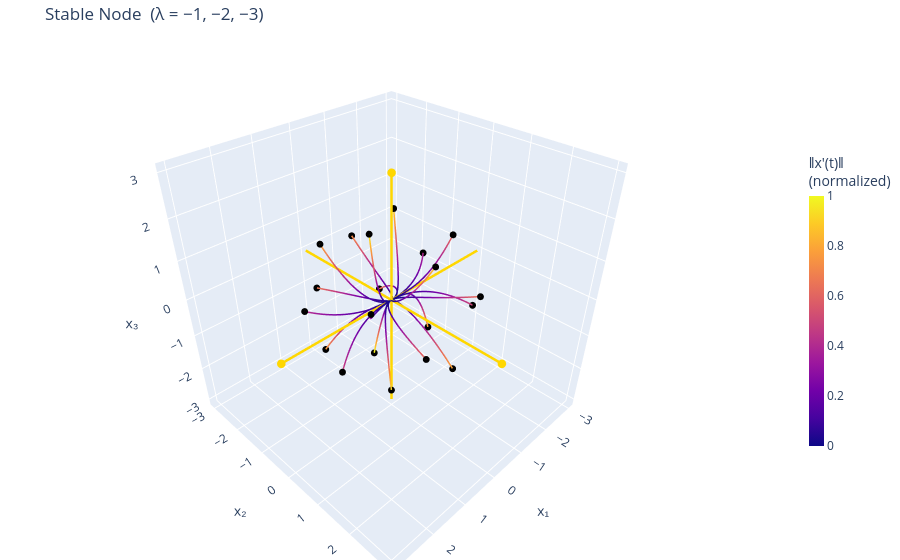

This figure's notebook cell:
### Markdown cell above
---
## 2 · Demo gallery

One figure per matrix type, each with multiple initial conditions.

### Code cell
# Stable node — λ = −1, −2, −3
A = MATRICES['stable_node']
_, eigen_info = analyze(A)
trajectories = integrate_many(A, sphere_ics(n=20, r=2.0), t_span=(0, 6))
color_values = compute_color_values_many(A, trajectories)

plot_phase_portrait(
    trajectories, eigen_info, color_values,
    title=TITLES['stable_node'],
).show()

### Figure 1 — Plotly figure (JSON) as saved in the notebook; plotly's stock layout.template omitted (floating-point values rounded to 4 significant figures; data arrays with more than 128 entries replaced by an {"elided": "..."} marker saying what was removed)
{"data": [{"line": {"cmax": 1, "cmin": 0, "color": {"elided": "500 float values"}, "colorbar": {"len": 0.6, "thickness": 15, "title": {"text": "‖x′(t)‖<br>(normalized)"}}, "colorscale": [[0, "#0d0887"], [0.1111, "#46039f"], [0.2222, "#7201a8"], [0.3333, "#9c179e"], [0.4444, "#bd3786"], [0.5556, "#d8576b"], [0.6667, "#ed7953"], [0.7778, "#fb9f3a"], [0.8889, "#fdca26"], [1, "#f0f921"]], "width": 3}, "mode": "lines", "showlegend": false, "type": "scatter3d", "x": {"elided": "500 float values"}, "y": {"elided": "500 float values"}, "z": {"elided": "500 float values"}}, {"marker": {"color": "black", "size": 4}, "mode": "markers", "showlegend": false, "type": "scatter3d", "x": [0.6245], "y": [0], "z": [1.9]}, {"line": {"cmax": 1, "cmin": 0, "color": {"elided": "500 float values"}, "colorscale": [[0, "#0d0887"], [0.1111, "#46039f"], [0.2222, "#7201a8"], [0.3333, "#9c179e"], [0.4444, "#bd3786"], [0.5556, "#d8576b"], [0.6667, "#ed7953"], [0.7778, "#fb9f3a"], [0.8889, "#fdca26"], [1, "#f0f921"]], "width": 3}, "mode": "lines", "showlegend": false, "type": "scatter3d", "x": {"elided": "500 float values"}, "y": {"elided": "500 float values"}, "z": {"elided": "500 float values"}}, {"marker": {"color": "black", "size": 4}, "mode": "markers", "showlegend": false, "type": "scatter3d", "x": [-0.7769], "y": [-0.7117], "z": [1.7]}, {"line": {"cmax": 1, "cmin": 0, "color": {"elided": "500 float values"}, "colorscale": [[0, "#0d0887"], [0.1111, "#46039f"], [0.2222, "#7201a8"], [0.3333, "#9c179e"], [0.4444, "#bd3786"], [0.5556, "#d8576b"], [0.6667, "#ed7953"], [0.7778, "#fb9f3a"], [0.8889, "#fdca26"], [1, "#f0f921"]], "width": 3}, "mode": "lines", "showlegend": false, "type": "scatter3d", "x": {"elided": "500 float values"}, "y": {"elided": "500 float values"}, "z": {"elided": "500 float values"}}, {"marker": {"color": "black", "size": 4}, "mode": "markers", "showlegend": false, "type": "scatter3d", "x": [0.1157], "y": [1.318], "z": [1.5]}, {"line": {"cmax": 1, "cmin": 0, "color": {"elided": "500 float values"}, "colorscale": [[0, "#0d0887"], [0.1111, "#46039f"], [0.2222, "#7201a8"], [0.3333, "#9c179e"], [0.4444, "#bd3786"], [0.5556, "#d8576b"], [0.6667, "#ed7953"], [0.7778, "#fb9f3a"], [0.8889, "#fdca26"], [1, "#f0f921"]], "width": 3}, "mode": "lines", "showlegend": false, "type": "scatter3d", "x": {"elided": "500 float values"}, "y": {"elided": "500 float values"}, "z": {"elided": "500 float values"}}, {"marker": {"color": "black", "size": 4}, "mode": "markers", "showlegend": false, "type": "scatter3d", "x": [0.9247], "y": [-1.206], "z": [1.3]}, {"line": {"cmax": 1, "cmin": 0, "color": {"elided": "500 float values"}, "colorscale": [[0, "#0d0887"], [0.1111, "#46039f"], [0.2222, "#7201a8"], [0.3333, "#9c179e"], [0.4444, "#bd3786"], [0.5556, "#d8576b"], [0.6667, "#ed7953"], [0.7778, "#fb9f3a"], [0.8889, "#fdca26"], [1, "#f0f921"]], "width": 3}, "mode": "lines", "showlegend": false, "type": "scatter3d", "x": {"elided": "500 float values"}, "y": {"elided": "500 float values"}, "z": {"elided": "500 float values"}}, {"marker": {"color": "black", "size": 4}, "mode": "markers", "showlegend": false, "type": "scatter3d", "x": [-1.645], "y": [0.2909], "z": [1.1]}, {"line": {"cmax": 1, "cmin": 0, "color": {"elided": "500 float values"}, "colorscale": [[0, "#0d0887"], [0.1111, "#46039f"], [0.2222, "#7201a8"], [0.3333, "#9c179e"], [0.4444, "#bd3786"], [0.5556, "#d8576b"], [0.6667, "#ed7953"], [0.7778, "#fb9f3a"], [0.8889, "#fdca26"], [1, "#f0f921"]], "width": 3}, "mode": "lines", "showlegend": false, "type": "scatter3d", "x": {"elided": "500 float values"}, "y": {"elided": "500 float values"}, "z": {"elided": "500 float values"}}, {"marker": {"color": "black", "size": 4}, "mode": "markers", "showlegend": false, "type": "scatter3d", "x": [1.507], "y": [0.9586], "z": [0.9]}, {"line": {"cmax": 1, "cmin": 0, "color": {"elided": "500 float values"}, "colorscale": [[0, "#0d0887"], [0.1111, "#46039f"], [0.2222, "#7201a8"], [0.3333, "#9c179e"], [0.4444, "#bd3786"], [0.5556, "#d8576b"], [0.6667, "#ed7953"], [0.7778, "#fb9f3a"], [0.8889, "#fdca26"], [1, "#f0f921"]], "width": 3}, "mode": "lines", "showlegend": false, "type": "scatter3d", "x": {"elided": "500 float values"}, "y": {"elided": "500 float values"}, "z": {"elided": "500 float values"}}, {"marker": {"color": "black", "size": 4}, "mode": "markers", "showlegend": false, "type": "scatter3d", "x": [-0.4864], "y": [-1.809], "z": [0.7]}, {"line": {"cmax": 1, "cmin": 0, "color": {"elided": "500 float values"}, "colorscale": [[0, "#0d0887"], [0.1111, "#46039f"], [0.2222, "#7201a8"], [0.3333, "#9c179e"], [0.4444, "#bd3786"], [0.5556, "#d8576b"], [0.6667, "#ed7953"], [0.7778, "#fb9f3a"], [0.8889, "#fdca26"], [1, "#f0f921"]], "width": 3}, "mode": "lines", "showlegend": false, "type": "scatter3d", "x": {"elided": "500 float values"}, "y": {"elided": "500 float values"}, "z": {"elided": "500 float values"}}, {"marker": {"color": "black", "size": 4}, "mode": "markers", "showlegend": false, "type": "scatter3d", "x": [-0.8925], "y": [1.719], "z": [0.5]}, {"line": {"cmax": 1, "cmin": 0, "color": {"elided": "500 float values"}, "colorscale": [[0, "#0d0887"], [0.1111, "#46039f"], [0.2222, "#7201a8"], [0.3333, "#9c179e"], [0.4444, "#bd3786"], [0.5556, "#d8576b"], [0.6667, "#ed7953"], [0.7778, "#fb9f3a"], [0.8889, "#fdca26"], [1, "#f0f921"]], "width": 3}, "mode": "lines", "showlegend": false, "type": "scatter3d", "x": {"elided": "500 float values"}, "y": {"elided": "500 float values"}, "z": {"elided": "500 float values"}}, {"marker": {"color": "black", "size": 4}, "mode": "markers", "showlegend": false, "type": "scatter3d", "x": [1.857], "y": [-0.6783], "z": [0.3]}, {"line": {"cmax": 1, "cmin": 0, "color": {"elided": "500 float values"}, "colorscale": [[0, "#0d0887"], [0.1111, "#46039f"], [0.2222, "#7201a8"], [0.3333, "#9c179e"], [0.4444, "#bd3786"], [0.5556, "#d8576b"], [0.6667, "#ed7953"], [0.7778, "#fb9f3a"], [0.8889, "#fdca26"], [1, "#f0f921"]], "width": 3}, "mode": "lines", "showlegend": false, "type": "scatter3d", "x": {"elided": "500 float values"}, "y": {"elided": "500 float values"}, "z": {"elided": "500 float values"}}, {"marker": {"color": "black", "size": 4}, "mode": "markers", "showlegend": false, "type": "scatter3d", "x": [-1.846], "y": [-0.7622], "z": [0.1]}, {"line": {"cmax": 1, "cmin": 0, "color": {"elided": "500 float values"}, "colorscale": [[0, "#0d0887"], [0.1111, "#46039f"], [0.2222, "#7201a8"], [0.3333, "#9c179e"], [0.4444, "#bd3786"], [0.5556, "#d8576b"], [0.6667, "#ed7953"], [0.7778, "#fb9f3a"], [0.8889, "#fdca26"], [1, "#f0f921"]], "width": 3}, "mode": "lines", "showlegend": false, "type": "scatter3d", "x": {"elided": "500 float values"}, "y": {"elided": "500 float values"}, "z": {"elided": "500 float values"}}, {"marker": {"color": "black", "size": 4}, "mode": "markers", "showlegend": false, "type": "scatter3d", "x": [0.8466], "y": [1.809], "z": [-0.1]}, {"line": {"cmax": 1, "cmin": 0, "color": {"elided": "500 float values"}, "colorscale": [[0, "#0d0887"], [0.1111, "#46039f"], [0.2222, "#7201a8"], [0.3333, "#9c179e"], [0.4444, "#bd3786"], [0.5556, "#d8576b"], [0.6667, "#ed7953"], [0.7778, "#fb9f3a"], [0.8889, "#fdca26"], [1, "#f0f921"]], "width": 3}, "mode": "lines", "showlegend": false, "type": "scatter3d", "x": {"elided": "500 float values"}, "y": {"elided": "500 float values"}, "z": {"elided": "500 float values"}}, {"marker": {"color": "black", "size": 4}, "mode": "markers", "showlegend": false, "type": "scatter3d", "x": [0.5918], "y": [-1.887], "z": [-0.3]}, {"line": {"cmax": 1, "cmin": 0, "color": {"elided": "500 float values"}, "colorscale": [[0, "#0d0887"], [0.1111, "#46039f"], [0.2222, "#7201a8"], [0.3333, "#9c179e"], [0.4444, "#bd3786"], [0.5556, "#d8576b"], [0.6667, "#ed7953"], [0.7778, "#fb9f3a"], [0.8889, "#fdca26"], [1, "#f0f921"]], "width": 3}, "mode": "lines", "showlegend": false, "type": "scatter3d", "x": {"elided": "500 float values"}, "y": {"elided": "500 float values"}, "z": {"elided": "500 float values"}}, {"marker": {"color": "black", "size": 4}, "mode": "markers", "showlegend": false, "type": "scatter3d", "x": [-1.675], "y": [0.971], "z": [-0.5]}, {"line": {"cmax": 1, "cmin": 0, "color": {"elided": "500 float values"}, "colorscale": [[0, "#0d0887"], [0.1111, "#46039f"], [0.2222, "#7201a8"], [0.3333, "#9c179e"], [0.4444, "#bd3786"], [0.5556, "#d8576b"], [0.6667, "#ed7953"], [0.7778, "#fb9f3a"], [0.8889, "#fdca26"], [1, "#f0f921"]], "width": 3}, "mode": "lines", "showlegend": false, "type": "scatter3d", "x": {"elided": "500 float values"}, "y": {"elided": "500 float values"}, "z": {"elided": "500 float values"}}, {"marker": {"color": "black", "size": 4}, "mode": "markers", "showlegend": false, "type": "scatter3d", "x": [1.83], "y": [0.4023], "z": [-0.7]}, {"line": {"cmax": 1, "cmin": 0, "color": {"elided": "500 float values"}, "colorscale": [[0, "#0d0887"], [0.1111, "#46039f"], [0.2222, "#7201a8"], [0.3333, "#9c179e"], [0.4444, "#bd3786"], [0.5556, "#d8576b"], [0.6667, "#ed7953"], [0.7778, "#fb9f3a"], [0.8889, "#fdca26"], [1, "#f0f921"]], "width": 3}, "mode": "lines", "showlegend": false, "type": "scatter3d", "x": {"elided": "500 float values"}, "y": {"elided": "500 float values"}, "z": {"elided": "500 float values"}}, {"marker": {"color": "black", "size": 4}, "mode": "markers", "showlegend": false, "type": "scatter3d", "x": [-1.027], "y": [-1.461], "z": [-0.9]}, {"line": {"cmax": 1, "cmin": 0, "color": {"elided": "500 float values"}, "colorscale": [[0, "#0d0887"], [0.1111, "#46039f"], [0.2222, "#7201a8"], [0.3333, "#9c179e"], [0.4444, "#bd3786"], [0.5556, "#d8576b"], [0.6667, "#ed7953"], [0.7778, "#fb9f3a"], [0.8889, "#fdca26"], [1, "#f0f921"]], "width": 3}, "mode": "lines", "showlegend": false, "type": "scatter3d", "x": {"elided": "500 float values"}, "y": {"elided": "500 float values"}, "z": {"elided": "500 float values"}}, {"marker": {"color": "black", "size": 4}, "mode": "markers", "showlegend": false, "type": "scatter3d", "x": [-0.2147], "y": [1.656], "z": [-1.1]}, {"line": {"cmax": 1, "cmin": 0, "color": {"elided": "500 float values"}, "colorscale": [[0, "#0d0887"], [0.1111, "#46039f"], [0.2222, "#7201a8"], [0.3333, "#9c179e"], [0.4444, "#bd3786"], [0.5556, "#d8576b"], [0.6667, "#ed7953"], [0.7778, "#fb9f3a"], [0.8889, "#fdca26"], [1, "#f0f921"]], "width": 3}, "mode": "lines", "showlegend": false, "type": "scatter3d", "x": {"elided": "500 float values"}, "y": {"elided": "500 float values"}, "z": {"elided": "500 float values"}}, {"marker": {"color": "black", "size": 4}, "mode": "markers", "showlegend": false, "type": "scatter3d", "x": [1.162], "y": [-0.9795], "z": [-1.3]}, {"line": {"cmax": 1, "cmin": 0, "color": {"elided": "500 float values"}, "colorscale": [[0, "#0d0887"], [0.1111, "#46039f"], [0.2222, "#7201a8"], [0.3333, "#9c179e"], [0.4444, "#bd3786"], [0.5556, "#d8576b"], [0.6667, "#ed7953"], [0.7778, "#fb9f3a"], [0.8889, "#fdca26"], [1, "#f0f921"]], "width": 3}, "mode": "lines", "showlegend": false, "type": "scatter3d", "x": {"elided": "500 float values"}, "y": {"elided": "500 float values"}, "z": {"elided": "500 float values"}}, {"marker": {"color": "black", "size": 4}, "mode": "markers", "showlegend": false, "type": "scatter3d", "x": [-1.322], "y": [-0.05466], "z": [-1.5]}, {"line": {"cmax": 1, "cmin": 0, "color": {"elided": "500 float values"}, "colorscale": [[0, "#0d0887"], [0.1111, "#46039f"], [0.2222, "#7201a8"], [0.3333, "#9c179e"], [0.4444, "#bd3786"], [0.5556, "#d8576b"], [0.6667, "#ed7953"], [0.7778, "#fb9f3a"], [0.8889, "#fdca26"], [1, "#f0f921"]], "width": 3}, "mode": "lines", "showlegend": false, "type": "scatter3d", "x": {"elided": "500 float values"}, "y": {"elided": "500 float values"}, "z": {"elided": "500 float values"}}, {"marker": {"color": "black", "size": 4}, "mode": "markers", "showlegend": false, "type": "scatter3d", "x": [0.7468], "y": [0.7432], "z": [-1.7]}, {"line": {"cmax": 1, "cmin": 0, "color": {"elided": "500 float values"}, "colorscale": [[0, "#0d0887"], [0.1111, "#46039f"], [0.2222, "#7201a8"], [0.3333, "#9c179e"], [0.4444, "#bd3786"], [0.5556, "#d8576b"], [0.6667, "#ed7953"], [0.7778, "#fb9f3a"], [0.8889, "#fdca26"], [1, "#f0f921"]], "width": 3}, "mode": "lines", "showlegend": false, "type": "scatter3d", "x": {"elided": "500 float values"}, "y": {"elided": "500 float values"}, "z": {"elided": "500 float values"}}, {"marker": {"color": "black", "size": 4}, "mode": "markers", "showlegend": false, "type": "scatter3d", "x": [-0.02885], "y": [-0.6238], "z": [-1.9]}, {"line": {"color": "gold", "width": 5}, "mode": "lines", "showlegend": false, "type": "scatter3d", "x": [-3.0, 3.0], "y": [0, 0], "z": [0, 0]}, {"marker": {"color": "gold", "size": 5}, "mode": "markers", "showlegend": false, "type": "scatter3d", "x": [3.0], "y": [0], "z": [0]}, {"line": {"color": "gold", "width": 5}, "mode": "lines", "showlegend": false, "type": "scatter3d", "x": [0, 0], "y": [-3.0, 3.0], "z": [0, 0]}, {"marker": {"color": "gold", "size": 5}, "mode": "markers", "showlegend": false, "type": "scatter3d", "x": [0], "y": [3.0], "z": [0]}, {"line": {"color": "gold", "width": 5}, "mode": "lines", "showlegend": false, "type": "scatter3d", "x": [0, 0], "y": [0, 0], "z": [-3.0, 3.0]}, {"marker": {"color": "gold", "size": 5}, "mode": "markers", "showlegend": false, "type": "scatter3d", "x": [0], "y": [0], "z": [3.0]}], "layout": {"margin": {"b": 0, "l": 0, "r": 0, "t": 40}, "scene": {"aspectmode": "cube", "xaxis": {"title": {"text": "x₁"}}, "yaxis": {"title": {"text": "x₂"}}, "zaxis": {"title": {"text": "x₃"}}}, "title": {"text": "Stable Node  (λ = −1, −2, −3)"}}}
